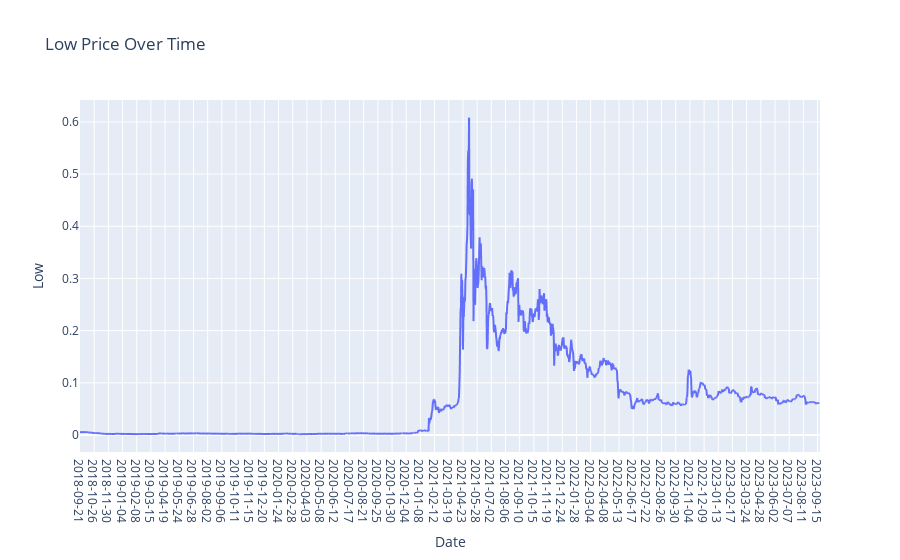

Notebook source saved alongside this figure:
### Markdown cell above
## iii) Graph for Low Column Values

### Code cell
plt.figure(figsize=(14, 6))
fig = px.line(DOGE.Low,x=DOGE.Date, y='Low', labels={'x': 'Date', 'y': 'Price'}, title='Low Price Over Time')
fig.update_xaxes(type='category')  # Ensure the x-axis treats the index as categorical (date)
fig.show()

### Figure 1 — Plotly figure (JSON) as saved in the notebook; plotly's stock layout.template omitted (floating-point values rounded to 4 significant figures; data arrays with more than 128 entries replaced by an {"elided": "..."} marker saying what was removed)
{"data": [{"hovertemplate": "Date=%{x}<br>Low=%{y}<extra></extra>", "legendgroup": "", "line": {"color": "#636efa", "dash": "solid"}, "marker": {"symbol": "circle"}, "mode": "lines", "name": "", "showlegend": false, "type": "scattergl", "x": {"elided": "1827 str values"}, "xaxis": "x", "y": {"elided": "1827 float values"}, "yaxis": "y"}], "layout": {"legend": {"tracegroupgap": 0}, "title": {"text": "Low Price Over Time"}, "xaxis": {"anchor": "y", "domain": [0, 1], "title": {"text": "Date"}, "type": "category"}, "yaxis": {"anchor": "x", "domain": [0, 1], "title": {"text": "Low"}}}}
